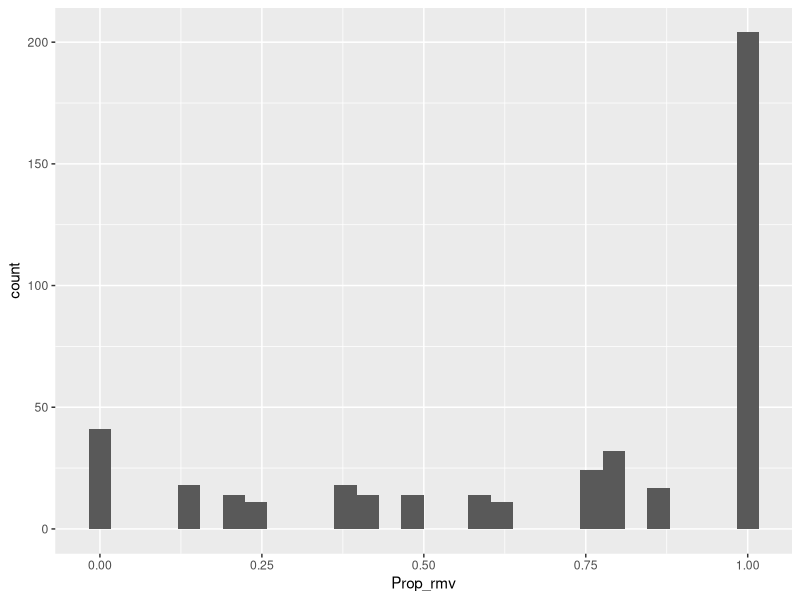
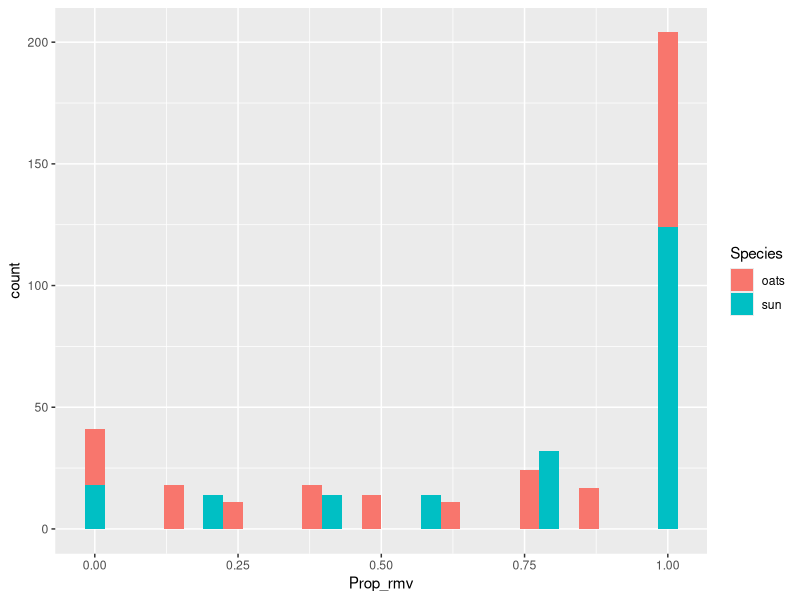
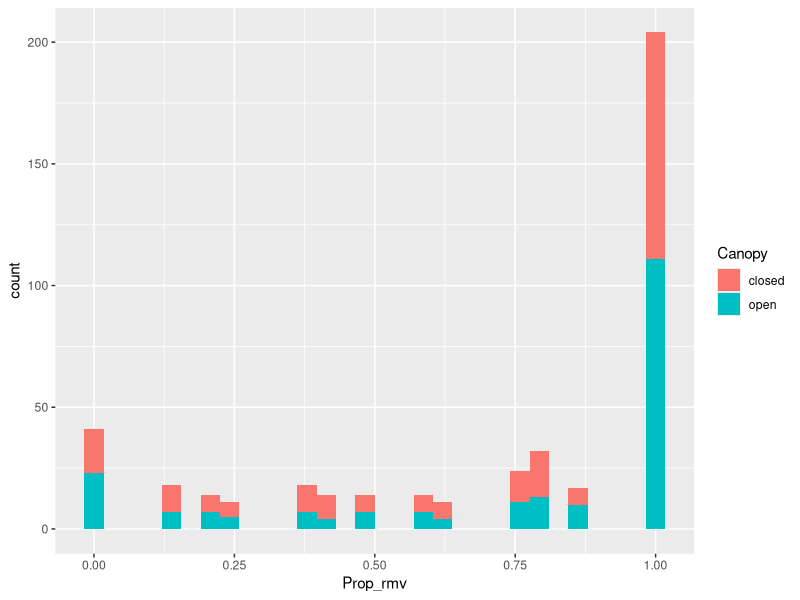

Generate these figures, in order, with R:
### install if necessary, and open tidyverse library
#install.packages("tidyverse")
library("tidyverse")

### read in raw data file and make new columns for proportion removed
Dat <- read_csv("SeedPredationDataForR2019.csv") %>% 
  mutate(N_start = if_else(Species=="sun", 5, ifelse(Species=="oats", 8, NA)),
         Prop_rmv = 1-N_end/N_start)
#test for normality of data
#run linear models
#interactions?
#want temp and elevation as well
lm.1<-lm(Prop_rmv~Species+Canopy,data=Dat)
summary(lm.1)
anova(lm.1)

### take a look at distributions of removal rates
library(ggplot2)
ggplot(Dat, aes(Prop_rmv)) + geom_histogram()
ggplot(Dat, aes(Prop_rmv, fill=Species)) + geom_histogram()
ggplot(Dat, aes(Prop_rmv, fill=Canopy)) + geom_histogram()


### mean of proportion removed
Prop_rmv <- Dat$Prop_rmv
mean(Prop_rmv)

### mean of sunflower seeds removed 
Species <- Dat$Species
Dat$Species<- as.factor(Dat$Species)

sun <- Dat[which(Dat$Species == "sun"),]
mean(sun$Prop_rmv)

### mean of oats removed
oats <- Dat[which(Dat$Species == "oats"),]
mean(oats$Prop_rmv)




